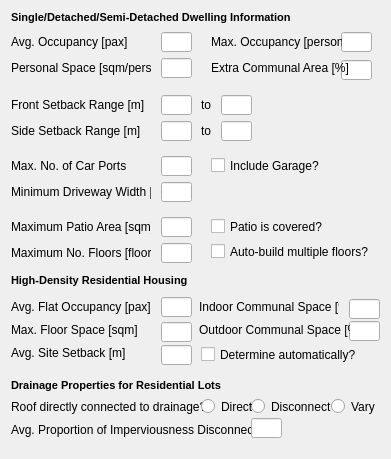
               <widget class="QWidget" name="res_scrollAreaWidgetContents">
                <property name="geometry">
                 <rect>
                  <x>0</x>
                  <y>0</y>
                  <width>387</width>
                  <height>455</height>
                 </rect>
                </property>
                <layout class="QGridLayout" name="gridLayout_15">
                 <item row="8" column="0">
                  <widget class="QWidget" name="res_paramfield6" native="true">
                   <property name="sizePolicy">
                    <sizepolicy hsizetype="Preferred" vsizetype="Fixed">
                     <horstretch>0</horstretch>
                     <verstretch>50</verstretch>
                    </sizepolicy>
                   </property>
                   <property name="minimumSize">
                    <size>
                     <width>369</width>
                     <height>50</height>
                    </size>
                   </property>
                   <property name="maximumSize">
                    <size>
                     <width>16777215</width>
                     <height>50</height>
                    </size>
                   </property>
                   <widget class="QRadioButton" name="roof_connected_radiovary">
                    <property name="geometry">
                     <rect>
                      <x>320</x>
                      <y>0</y>
                      <width>51</width>
                      <height>17</height>
                     </rect>
                    </property>
                    <property name="text">
                     <string>Vary</string>
                    </property>
                   </widget>
                   <widget class="QLabel" name="roof_connected_lbl">
                    <property name="geometry">
                     <rect>
                      <x>0</x>
                      <y>0</y>
                      <width>197</width>
                      <height>17</height>
                     </rect>
                    </property>
                    <property name="text">
                     <string>Roof directly connected to drainage?</string>
                    </property>
                   </widget>
                   <widget class="QRadioButton" name="roof_connected_radiodisc">
                    <property name="geometry">
                     <rect>
                      <x>240</x>
                      <y>0</y>
                      <width>84</width>
                      <height>17</height>
                     </rect>
                    </property>
                    <property name="text">
                     <string>Disconnect</string>
                    </property>
                   </widget>
                   <widget class="QRadioButton" name="roof_connected_radiodirect">
                    <property name="geometry">
                     <rect>
                      <x>190</x>
                      <y>0</y>
                      <width>51</width>
                      <height>17</height>
                     </rect>
                    </property>
                    <property name="text">
                     <string>Direct</string>
                    </property>
                   </widget>
                   <widget class="QLabel" name="imperv_prop_dced_lbl">
                    <property name="geometry">
                     <rect>
                      <x>0</x>
                      <y>23</y>
                      <width>241</width>
                      <height>17</height>
                     </rect>
                    </property>
                    <property name="text">
                     <string>Avg. Proportion of Imperviousness Disconnected</string>
                    </property>
                   </widget>
                   <widget class="QLineEdit" name="imperv_prop_dced_box">
                    <property name="geometry">
                     <rect>
                      <x>240</x>
                      <y>20</y>
                      <width>31</width>
                      <height>20</height>
                     </rect>
                    </property>
                    <property name="text">
                     <string/>
                    </property>
                   </widget>
                  </widget>
                 </item>
                 <item row="2" column="0">
                  <widget class="QWidget" name="res_paramfield2" native="true">
                   <property name="sizePolicy">
                    <sizepolicy hsizetype="Preferred" vsizetype="Fixed">
                     <horstretch>0</horstretch>
                     <verstretch>55</verstretch>
                    </sizepolicy>
                   </property>
                   <property name="minimumSize">
                    <size>
                     <width>369</width>
                     <height>55</height>
                    </size>
                   </property>
                   <property name="maximumSize">
                    <size>
                     <width>16777215</width>
                     <height>55</height>
                    </size>
                   </property>
                   <widget class="QLineEdit" name="setback_s_max_box">
                    <property name="geometry">
                     <rect>
                      <x>210</x>
                      <y>30</y>
                      <width>31</width>
                      <height>20</height>
                     </rect>
                    </property>
                    <property name="text">
                     <string/>
                    </property>
                   </widget>
                   <widget class="QLabel" name="setback_f_to">
                    <property name="geometry">
                     <rect>
                      <x>190</x>
                      <y>4</y>
                      <width>10</width>
                      <height>20</height>
                     </rect>
                    </property>
                    <property name="text">
                     <string>to</string>
                    </property>
                   </widget>
                   <widget class="QLineEdit" name="lineEdit_7">
                    <property name="geometry">
                     <rect>
                      <x>146</x>
                      <y>56</y>
                      <width>31</width>
                      <height>20</height>
                     </rect>
                    </property>
                    <property name="text">
                     <string>2</string>
                    </property>
                   </widget>
                   <widget class="QLabel" name="setback_f_lbl">
                    <property name="geometry">
                     <rect>
                      <x>0</x>
                      <y>4</y>
                      <width>140</width>
                      <height>20</height>
                     </rect>
                    </property>
                    <property name="text">
                     <string>Front Setback Range [m]</string>
                    </property>
                   </widget>
                   <widget class="QLineEdit" name="setback_f_max_box">
                    <property name="geometry">
                     <rect>
                      <x>210</x>
                      <y>4</y>
                      <width>31</width>
                      <height>20</height>
                     </rect>
                    </property>
                    <property name="text">
                     <string/>
                    </property>
                   </widget>
                   <widget class="QLineEdit" name="setback_f_min_box">
                    <property name="geometry">
                     <rect>
                      <x>150</x>
                      <y>4</y>
                      <width>31</width>
                      <height>20</height>
                     </rect>
                    </property>
                    <property name="text">
                     <string/>
                    </property>
                   </widget>
                   <widget class="QLabel" name="label_16">
                    <property name="geometry">
                     <rect>
                      <x>0</x>
                      <y>56</y>
                      <width>140</width>
                      <height>20</height>
                     </rect>
                    </property>
                    <property name="text">
                     <string>Minimum Rear Setback [m]</string>
                    </property>
                   </widget>
                   <widget class="QLineEdit" name="setback_s_min_box">
                    <property name="geometry">
                     <rect>
                      <x>150</x>
                      <y>30</y>
                      <width>31</width>
                      <height>20</height>
                     </rect>
                    </property>
                    <property name="text">
                     <string/>
                    </property>
                   </widget>
                   <widget class="QLabel" name="setback_s_to">
                    <property name="geometry">
                     <rect>
                      <x>190</x>
                      <y>30</y>
                      <width>10</width>
                      <height>20</height>
                     </rect>
                    </property>
                    <property name="text">
                     <string>to</string>
                    </property>
                   </widget>
                   <widget class="QLabel" name="setback_s_lbl">
                    <property name="geometry">
                     <rect>
                      <x>0</x>
                      <y>30</y>
                      <width>140</width>
                      <height>20</height>
                     </rect>
                    </property>
                    <property name="text">
                     <string>Side Setback Range [m]</string>
                    </property>
                   </widget>
                  </widget>
                 </item>
                 <item row="0" column="0">
                  <widget class="QLabel" name="label_14">
                   <property name="sizePolicy">
                    <sizepolicy hsizetype="Preferred" vsizetype="Fixed">
                     <horstretch>0</horstretch>
                     <verstretch>13</verstretch>
                    </sizepolicy>
                   </property>
                   <property name="minimumSize">
                    <size>
                     <width>0</width>
                     <height>13</height>
                    </size>
                   </property>
                   <property name="maximumSize">
                    <size>
                     <width>16777215</width>
                     <height>13</height>
                    </size>
                   </property>
                   <property name="text">
                    <string>&lt;!DOCTYPE HTML PUBLIC &quot;-//W3C//DTD HTML 4.0//EN&quot; &quot;http://www.w3.org/TR/REC-html40/strict.dtd&quot;&gt;
&lt;html&gt;&lt;head&gt;&lt;meta name=&quot;qrichtext&quot; content=&quot;1&quot; /&gt;&lt;style type=&quot;text/css&quot;&gt;
p, li { white-space: pre-wrap; }
&lt;/style&gt;&lt;/head&gt;&lt;body style=&quot; font-family:'MS Shell Dlg 2'; font-size:8.25pt; font-weight:400; font-style:normal;&quot;&gt;
&lt;p style=&quot; margin-top:0px; margin-bottom:0px; margin-left:0px; margin-right:0px; -qt-block-indent:0; text-indent:0px;&quot;&gt;&lt;span style=&quot; font-size:8pt; font-weight:600;&quot;&gt;Single/Detached/Semi-Detached Dwelling Information&lt;/span&gt;&lt;/p&gt;&lt;/body&gt;&lt;/html&gt;</string>
                   </property>
                  </widget>
                 </item>
                 <item row="5" column="0">
                  <widget class="QLabel" name="label_18">
                   <property name="sizePolicy">
                    <sizepolicy hsizetype="Preferred" vsizetype="Fixed">
                     <horstretch>0</horstretch>
                     <verstretch>13</verstretch>
                    </sizepolicy>
                   </property>
                   <property name="minimumSize">
                    <size>
                     <width>0</width>
                     <height>13</height>
                    </size>
                   </property>
                   <property name="maximumSize">
                    <size>
                     <width>16777215</width>
                     <height>13</height>
                    </size>
                   </property>
                   <property name="text">
                    <string>&lt;!DOCTYPE HTML PUBLIC &quot;-//W3C//DTD HTML 4.0//EN&quot; &quot;http://www.w3.org/TR/REC-html40/strict.dtd&quot;&gt;
&lt;html&gt;&lt;head&gt;&lt;meta name=&quot;qrichtext&quot; content=&quot;1&quot; /&gt;&lt;style type=&quot;text/css&quot;&gt;
p, li { white-space: pre-wrap; }
&lt;/style&gt;&lt;/head&gt;&lt;body style=&quot; font-family:'MS Shell Dlg 2'; font-size:8.25pt; font-weight:400; font-style:normal;&quot;&gt;
&lt;p style=&quot; margin-top:0px; margin-bottom:0px; margin-left:0px; margin-right:0px; -qt-block-indent:0; text-indent:0px;&quot;&gt;&lt;span style=&quot; font-size:8pt; font-weight:600;&quot;&gt;High-Density Residential Housing&lt;/span&gt;&lt;/p&gt;&lt;/body&gt;&lt;/html&gt;</string>
                   </property>
                  </widget>
                 </item>
                 <item row="3" column="0">
                  <widget class="QWidget" name="res_paramfield3" native="true">
                   <property name="sizePolicy">
                    <sizepolicy hsizetype="Preferred" vsizetype="Fixed">
                     <horstretch>0</horstretch>
                     <verstretch>55</verstretch>
                    </sizepolicy>
                   </property>
                   <property name="minimumSize">
                    <size>
                     <width>369</width>
                     <height>55</height>
                    </size>
                   </property>
                   <property name="maximumSize">
                    <size>
                     <width>16777215</width>
                     <height>55</height>
                    </size>
                   </property>
                   <widget class="QLabel" name="w_driveway_min_lbl">
                    <property name="geometry">
                     <rect>
                      <x>0</x>
                      <y>30</y>
                      <width>140</width>
                      <height>20</height>
                     </rect>
                    </property>
                    <property name="text">
                     <string>Minimum Driveway Width [m]</string>
                    </property>
                   </widget>
                   <widget class="QLabel" name="carports_max_lbl">
                    <property name="geometry">
                     <rect>
                      <x>0</x>
                      <y>4</y>
                      <width>140</width>
                      <height>20</height>
                     </rect>
                    </property>
                    <property name="text">
                     <string>Max. No. of Car Ports</string>
                    </property>
                   </widget>
                   <widget class="QLineEdit" name="carports_max_box">
                    <property name="geometry">
                     <rect>
                      <x>150</x>
                      <y>4</y>
                      <width>31</width>
                      <height>20</height>
                     </rect>
                    </property>
                    <property name="text">
                     <string/>
                    </property>
                   </widget>
                   <widget class="QCheckBox" name="garage_incl_box">
                    <property name="geometry">
                     <rect>
                      <x>200</x>
                      <y>5</y>
                      <width>167</width>
                      <height>17</height>
                     </rect>
                    </property>
                    <property name="text">
                     <string>Include Garage?</string>
                    </property>
                   </widget>
                   <widget class="QLineEdit" name="w_driveway_min_box">
                    <property name="geometry">
                     <rect>
                      <x>150</x>
                      <y>30</y>
                      <width>31</width>
                      <height>20</height>
                     </rect>
                    </property>
                    <property name="text">
                     <string/>
                    </property>
                   </widget>
                  </widget>
                 </item>
                 <item row="1" column="0">
                  <widget class="QWidget" name="res_paramfield1" native="true">
                   <property name="sizePolicy">
                    <sizepolicy hsizetype="Preferred" vsizetype="Fixed">
                     <horstretch>0</horstretch>
                     <verstretch>55</verstretch>
                    </sizepolicy>
                   </property>
                   <property name="minimumSize">
                    <size>
                     <width>369</width>
                     <height>55</height>
                    </size>
                   </property>
                   <property name="maximumSize">
                    <size>
                     <width>16777215</width>
                     <height>55</height>
                    </size>
                   </property>
                   <widget class="QLineEdit" name="occup_max_box">
                    <property name="geometry">
                     <rect>
                      <x>330</x>
                      <y>2</y>
                      <width>31</width>
                      <height>20</height>
                     </rect>
                    </property>
                    <property name="text">
                     <string/>
                    </property>
                   </widget>
                   <widget class="QLabel" name="person_space_lbl">
                    <property name="geometry">
                     <rect>
                      <x>0</x>
                      <y>28</y>
                      <width>140</width>
                      <height>20</height>
                     </rect>
                    </property>
                    <property name="text">
                     <string>Personal Space [sqm/person]</string>
                    </property>
                   </widget>
                   <widget class="QLabel" name="occup_avg_lbl">
                    <property name="geometry">
                     <rect>
                      <x>0</x>
                      <y>2</y>
                      <width>140</width>
                      <height>20</height>
                     </rect>
                    </property>
                    <property name="text">
                     <string>Avg. Occupancy [pax]</string>
                    </property>
                   </widget>
                   <widget class="QLineEdit" name="extra_comm_area_box">
                    <property name="geometry">
                     <rect>
                      <x>330</x>
                      <y>30</y>
                      <width>31</width>
                      <height>20</height>
                     </rect>
                    </property>
                    <property name="text">
                     <string/>
                    </property>
                   </widget>
                   <widget class="QLineEdit" name="occup_avg_box">
                    <property name="geometry">
                     <rect>
                      <x>150</x>
                      <y>2</y>
                      <width>31</width>
                      <height>20</height>
                     </rect>
                    </property>
                    <property name="text">
                     <string/>
                    </property>
                   </widget>
                   <widget class="QLabel" name="extra_comm_area_lbl">
                    <property name="geometry">
                     <rect>
                      <x>200</x>
                      <y>28</y>
                      <width>141</width>
                      <height>20</height>
                     </rect>
                    </property>
                    <property name="text">
                     <string>Extra Communal Area [%]</string>
                    </property>
                   </widget>
                   <widget class="QLineEdit" name="person_space_box">
                    <property name="geometry">
                     <rect>
                      <x>150</x>
                      <y>28</y>
                      <width>31</width>
                      <height>20</height>
                     </rect>
                    </property>
                    <property name="text">
                     <string/>
                    </property>
                   </widget>
                   <widget class="QLabel" name="occup_max_lbl">
                    <property name="geometry">
                     <rect>
                      <x>200</x>
                      <y>2</y>
                      <width>131</width>
                      <height>20</height>
                     </rect>
                    </property>
                    <property name="text">
                     <string>Max. Occupancy [persons]</string>
                    </property>
                   </widget>
                  </widget>
                 </item>
                 <item row="4" column="0">
                  <widget class="QWidget" name="res_paramfield4" native="true">
                   <property name="sizePolicy">
                    <sizepolicy hsizetype="Preferred" vsizetype="Preferred">
                     <horstretch>0</horstretch>
                     <verstretch>55</verstretch>
                    </sizepolicy>
                   </property>
                   <property name="minimumSize">
                    <size>
                     <width>369</width>
                     <height>55</height>
                    </size>
                   </property>
                   <property name="maximumSize">
                    <size>
                     <width>16777215</width>
                     <height>55</height>
                    </size>
                   </property>
                   <widget class="QLabel" name="patio_area_max_lbl">
                    <property name="geometry">
                     <rect>
                      <x>0</x>
                      <y>4</y>
                      <width>140</width>
                      <height>20</height>
                     </rect>
                    </property>
                    <property name="text">
                     <string>Maximum Patio Area [sqm]</string>
                    </property>
                   </widget>
                   <widget class="QLineEdit" name="patio_area_max_box">
                    <property name="geometry">
                     <rect>
                      <x>150</x>
                      <y>4</y>
                      <width>31</width>
                      <height>20</height>
                     </rect>
                    </property>
                    <property name="text">
                     <string/>
                    </property>
                   </widget>
                   <widget class="QCheckBox" name="patio_covered_box">
                    <property name="geometry">
                     <rect>
                      <x>200</x>
                      <y>5</y>
                      <width>167</width>
                      <height>17</height>
                     </rect>
                    </property>
                    <property name="text">
                     <string>Patio is covered?</string>
                    </property>
                   </widget>
                   <widget class="QLineEdit" name="floor_num_max_box">
                    <property name="geometry">
                     <rect>
                      <x>150</x>
                      <y>30</y>
                      <width>31</width>
                      <height>20</height>
                     </rect>
                    </property>
                    <property name="text">
                     <string/>
                    </property>
                   </widget>
                   <widget class="QLabel" name="floor_num_max_lbl">
                    <property name="geometry">
                     <rect>
                      <x>0</x>
                      <y>30</y>
                      <width>140</width>
                      <height>20</height>
                     </rect>
                    </property>
                    <property name="text">
                     <string>Maximum No. Floors [floors]</string>
                    </property>
                   </widget>
                   <widget class="QCheckBox" name="floor_autobuild_box">
                    <property name="geometry">
                     <rect>
                      <x>200</x>
                      <y>30</y>
                      <width>167</width>
                      <height>17</height>
                     </rect>
                    </property>
                    <property name="text">
                     <string>Auto-build multiple floors?</string>
                    </property>
                   </widget>
                  </widget>
                 </item>
                 <item row="6" column="0">
                  <widget class="QWidget" name="res_paramfield5" native="true">
                   <property name="sizePolicy">
                    <sizepolicy hsizetype="Preferred" vsizetype="Preferred">
                     <horstretch>0</horstretch>
                     <verstretch>80</verstretch>
                    </sizepolicy>
                   </property>
                   <property name="minimumSize">
                    <size>
                     <width>369</width>
                     <height>80</height>
                    </size>
                   </property>
                   <property name="maximumSize">
                    <size>
                     <width>16777215</width>
                     <height>80</height>
                    </size>
                   </property>
                   <widget class="QLabel" name="occup_flat_avg_lbl">
                    <property name="geometry">
                     <rect>
                      <x>0</x>
                      <y>4</y>
                      <width>140</width>
                      <height>20</height>
                     </rect>
                    </property>
                    <property name="text">
                     <string>Avg. Flat Occupancy [pax]</string>
                    </property>
                   </widget>
                   <widget class="QLineEdit" name="occup_flat_avg_box">
                    <property name="geometry">
                     <rect>
                      <x>150</x>
                      <y>4</y>
                      <width>31</width>
                      <height>20</height>
                     </rect>
                    </property>
                    <property name="text">
                     <string/>
                    </property>
                   </widget>
                   <widget class="QLineEdit" name="flat_area_max_box">
                    <property name="geometry">
                     <rect>
                      <x>150</x>
                      <y>29</y>
                      <width>31</width>
                      <height>20</height>
                     </rect>
                    </property>
                    <property name="text">
                     <string/>
                    </property>
                   </widget>
                   <widget class="QLabel" name="flat_area_max_lbl">
                    <property name="geometry">
                     <rect>
                      <x>0</x>
                      <y>27</y>
                      <width>140</width>
                      <height>20</height>
                     </rect>
                    </property>
                    <property name="text">
                     <string>Max. Floor Space [sqm]</string>
                    </property>
                   </widget>
                   <widget class="QLabel" name="commspace_indoor_lbl">
                    <property name="geometry">
                     <rect>
                      <x>188</x>
                      <y>4</y>
                      <width>140</width>
                      <height>20</height>
                     </rect>
                    </property>
                    <property name="text">
                     <string>Indoor Communal Space [%]</string>
                    </property>
                   </widget>
                   <widget class="QLineEdit" name="commspace_indoor_box">
                    <property name="geometry">
                     <rect>
                      <x>338</x>
                      <y>6</y>
                      <width>31</width>
                      <height>20</height>
                     </rect>
                    </property>
                    <property name="text">
                     <string/>
                    </property>
                   </widget>
                   <widget class="QLineEdit" name="commspace_outdoor_box">
                    <property name="geometry">
                     <rect>
                      <x>338</x>
                      <y>28</y>
                      <width>31</width>
                      <height>20</height>
                     </rect>
                    </property>
                    <property name="text">
                     <string/>
                    </property>
                   </widget>
                   <widget class="QLabel" name="commspace_outdoor_lbl">
                    <property name="geometry">
                     <rect>
                      <x>188</x>
                      <y>27</y>
                      <width>151</width>
                      <height>20</height>
                     </rect>
                    </property>
                    <property name="text">
                     <string>Outdoor Communal Space [%]</string>
                    </property>
                   </widget>
                   <widget class="QLineEdit" name="setback_HDR_avg_box">
                    <property name="geometry">
                     <rect>
                      <x>150</x>
                      <y>52</y>
                      <width>31</width>
                      <height>20</height>
                     </rect>
                    </property>
                    <property name="text">
                     <string/>
                    </property>
                   </widget>
                   <widget class="QLabel" name="setback_HDR_avg_lbl">
                    <property name="geometry">
                     <rect>
                      <x>0</x>
                      <y>50</y>
                      <width>140</width>
                      <height>20</height>
                     </rect>
                    </property>
                    <property name="text">
                     <string>Avg. Site Setback [m]</string>
                    </property>
                   </widget>
                   <widget class="QCheckBox" name="setback_HDR_auto_box">
                    <property name="geometry">
                     <rect>
                      <x>190</x>
                      <y>53</y>
                      <width>167</width>
                      <height>17</height>
                     </rect>
                    </property>
                    <property name="text">
                     <string>Determine automatically?</string>
                    </property>
                   </widget>
                  </widget>
                 </item>
                 <item row="7" column="0">
                  <widget class="QLabel" name="label_19">
                   <property name="sizePolicy">
                    <sizepolicy hsizetype="Preferred" vsizetype="Fixed">
                     <horstretch>0</horstretch>
                     <verstretch>13</verstretch>
                    </sizepolicy>
                   </property>
                   <property name="minimumSize">
                    <size>
                     <width>0</width>
                     <height>13</height>
                    </size>
                   </property>
                   <property name="maximumSize">
                    <size>
                     <width>16777215</width>
                     <height>13</height>
                    </size>
                   </property>
                   <property name="text">
                    <string>&lt;!DOCTYPE HTML PUBLIC &quot;-//W3C//DTD HTML 4.0//EN&quot; &quot;http://www.w3.org/TR/REC-html40/strict.dtd&quot;&gt;
&lt;html&gt;&lt;head&gt;&lt;meta name=&quot;qrichtext&quot; content=&quot;1&quot; /&gt;&lt;style type=&quot;text/css&quot;&gt;
p, li { white-space: pre-wrap; }
&lt;/style&gt;&lt;/head&gt;&lt;body style=&quot; font-family:'MS Shell Dlg 2'; font-size:8.25pt; font-weight:400; font-style:normal;&quot;&gt;
&lt;p style=&quot; margin-top:0px; margin-bottom:0px; margin-left:0px; margin-right:0px; -qt-block-indent:0; text-indent:0px;&quot;&gt;&lt;span style=&quot; font-size:8pt; font-weight:600;&quot;&gt;Drainage Properties for Residential Lots&lt;/span&gt;&lt;/p&gt;&lt;/body&gt;&lt;/html&gt;</string>
                   </property>
                  </widget>
                 </item>
                </layout>
               </widget>
